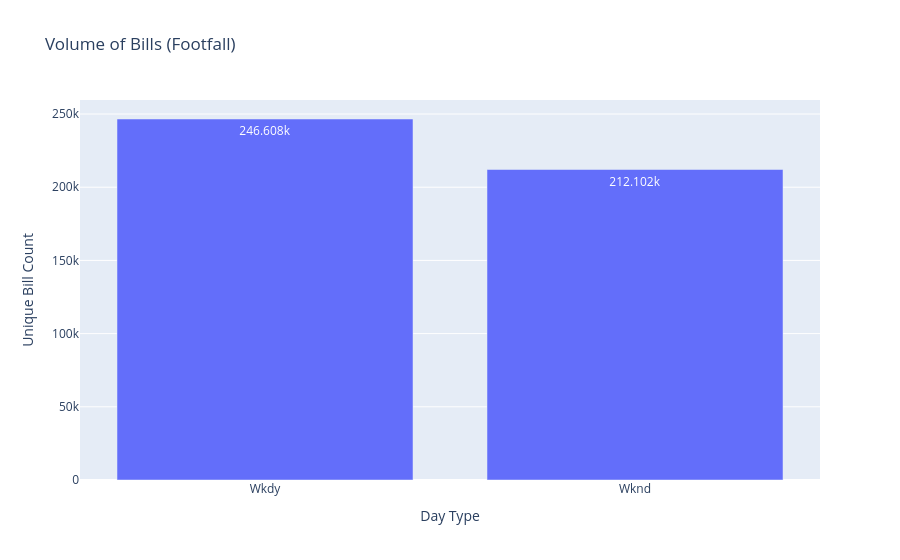

The notebook cell this image was saved under:
### Code cell
df21 = dfx[dfx['Year']==2021]
analyzer = SegmentationAnalyzer()
# Initialize analyzer
analyzer.analyze_a1(df21)

### Figure 1 — Plotly figure (JSON) as saved in the notebook; plotly's stock layout.template omitted (floating-point values rounded to 4 significant figures)
{"data": [{"hovertemplate": "Day_Type=%{x}<br>Bill_No=%{y}<extra></extra>", "legendgroup": "", "marker": {"color": "#636efa", "pattern": {"shape": ""}}, "name": "", "orientation": "v", "showlegend": false, "textposition": "auto", "texttemplate": "%{y}", "type": "bar", "x": ["Wkdy", "Wknd"], "xaxis": "x", "y": [246608, 212102], "yaxis": "y"}], "layout": {"barmode": "relative", "legend": {"tracegroupgap": 0}, "title": {"text": "Volume of Bills (Footfall)"}, "xaxis": {"anchor": "y", "domain": [0, 1], "title": {"text": "Day Type"}}, "yaxis": {"anchor": "x", "domain": [0, 1], "title": {"text": "Unique Bill Count"}}}}
